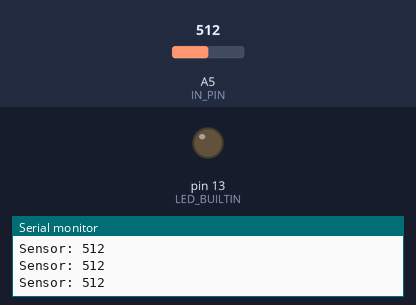
Bench run of a sketch on a simulated Arduino Uno, built with avr-gcc and run on an emulated ATmega328P. Parts: output pins drawn as LEDs (lit = HIGH), the last lines printed to the serial monitor. The test bench sets the inputs (shaded band); at power-on: A5 (IN_PIN) = 512.

Above: at 1.3 s.
1.4 s: A5 (IN_PIN) set to 989
2.9 s: A5 (IN_PIN) set to 1007
At 3.9 s:
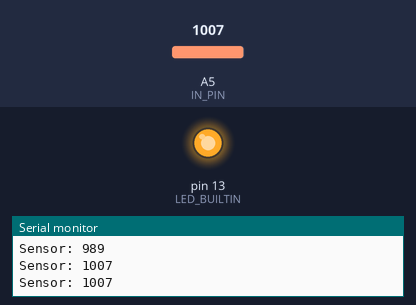
4.5 s: A5 (IN_PIN) set to 990
At 5.1 s:
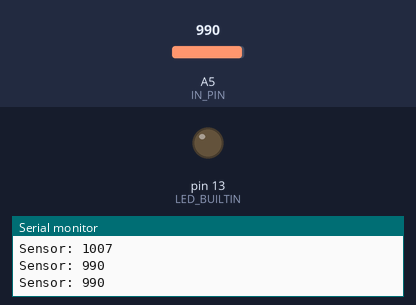
6.0 s: A5 (IN_PIN) set to 1010
At 6.3 s:
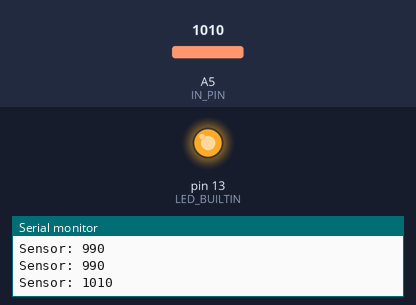
Timing chart, 0 to 8.5 s (numbered marks = the images above; inputs shaded):
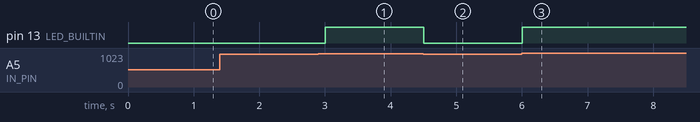

Measured:
- the behaviour switches between 1000 and 1001 on A5 (IN_PIN) (found by bisection; images 0 and 1)
- after the input at 2.9 s, pin 13 (LED_BUILTIN): LOW → HIGH after 0.10 s
- after the input at 4.5 s, pin 13 (LED_BUILTIN): HIGH → LOW at once
- after the input at 6.0 s, pin 13 (LED_BUILTIN): LOW → HIGH at once

The sketch:

ir_read_sensor.ino
```cpp
#define IN_PIN A5

int sensorValue = 0;

void setup() {
  Serial.begin(9600);
    pinMode(IN_PIN, INPUT);
    pinMode(LED_BUILTIN, OUTPUT);
}

void loop() {
    sensorValue = analogRead(IN_PIN);
    Serial.print("Sensor: ");
    Serial.println(sensorValue);

    if(sensorValue > 1000) {
        digitalWrite(LED_BUILTIN, HIGH);
    } else {
        digitalWrite(LED_BUILTIN, LOW);
    }

    delay(500);
}
```
